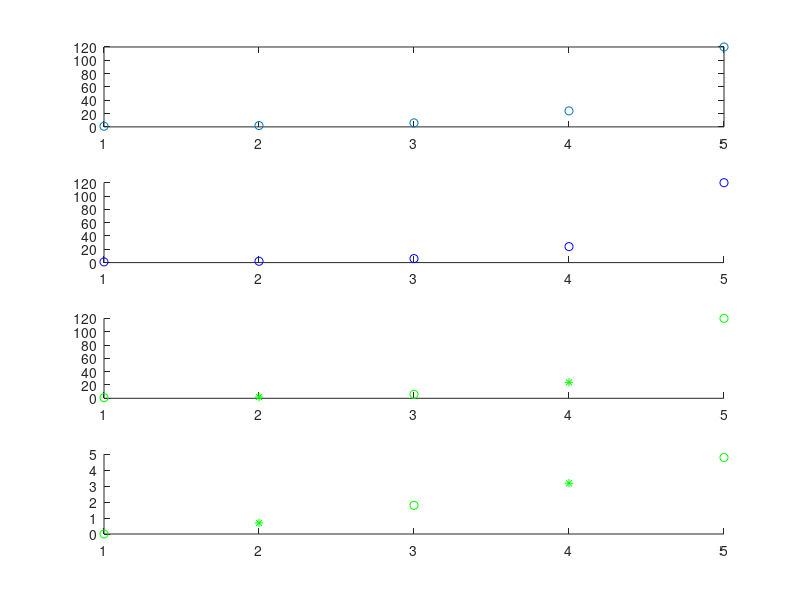

Reproduce this figure in MATLAB.
%- Uživatel zadá celé číslo 0 < N < 11.
%- Pokud uživatel zadá N v jiném rozsahu, nebo se nebude jednat o celé číslo, bude vyzván k novému zadání.
%- Poté se vygeneruje pole F tak, že každý prvek svým indexem n(pořadovým číslem v poli) pro n=1,2,...,N, bude odpovídat hodnotě n!
%- Program zobrazí pole F.
%- Pro N = 4 -> 1, 2, 6, 24

%- Subplot 1 -> Program vykreslí hodnoty pole fPole do x-y grafu. K
%zobrazeni pouzijde kolecka

%- Subplot 2 -> Program vykreslí hodnoty pole fPole do x-y grafu, přičemž hodnoty prvků pole F 
% budou zobrazeny jako kolečka pokud fPole(n) < 121,  jinak vykreslí hodnoty jako diamanty.

%- Subplot 3 -> Program vykreslí hodnoty fPole do x-y grafu, přičemž hodnoty prvků fPole 
% budou zobrazeny jako kolečka pro lichá n a jako hvězdičky pro sudá n.

%- Subplot 4 -> Program vykreslí hodnoty fPole do grafu dle předchozího bodu,
% přičemž hodnoty osy y budou přepočteny do logaritmických souřadnic.

clc, clear all

while true
    N = input('Zadej cislo');
    if(N > 0 && N < 11 && N == round(N))
        break;
    end
end

fPole(1) = 1;
for i = 2:N
    fPole(i) = fPole(i-1) * i;
end
fPole

figure('Name','Measured Data');
subplot(4,1,1);
plot((1:N), fPole, 'o');

subplot(4,1,2);
hold on;
for n = 1:N
    if fPole(n) < 121
        plot(n,fPole(n),'bo');
    else
        plot(n,fPole(n),'bd');
    end
end
hold off;

subplot(4,1,3);
hold on;
for n = 1:N
    if n/2 ~= round(n/2)
        plot(n,fPole(n),'go');
    else
        plot(n,fPole(n),'g*');
    end
end
hold off;

subplot(4,1,4);
hold on;
for n = 1:N
    if n/2 ~= round(n/2)
        plot(n,log(fPole(n)),'go');
    else
        plot(n,log(fPole(n)),'g*');
    end
end
hold off;